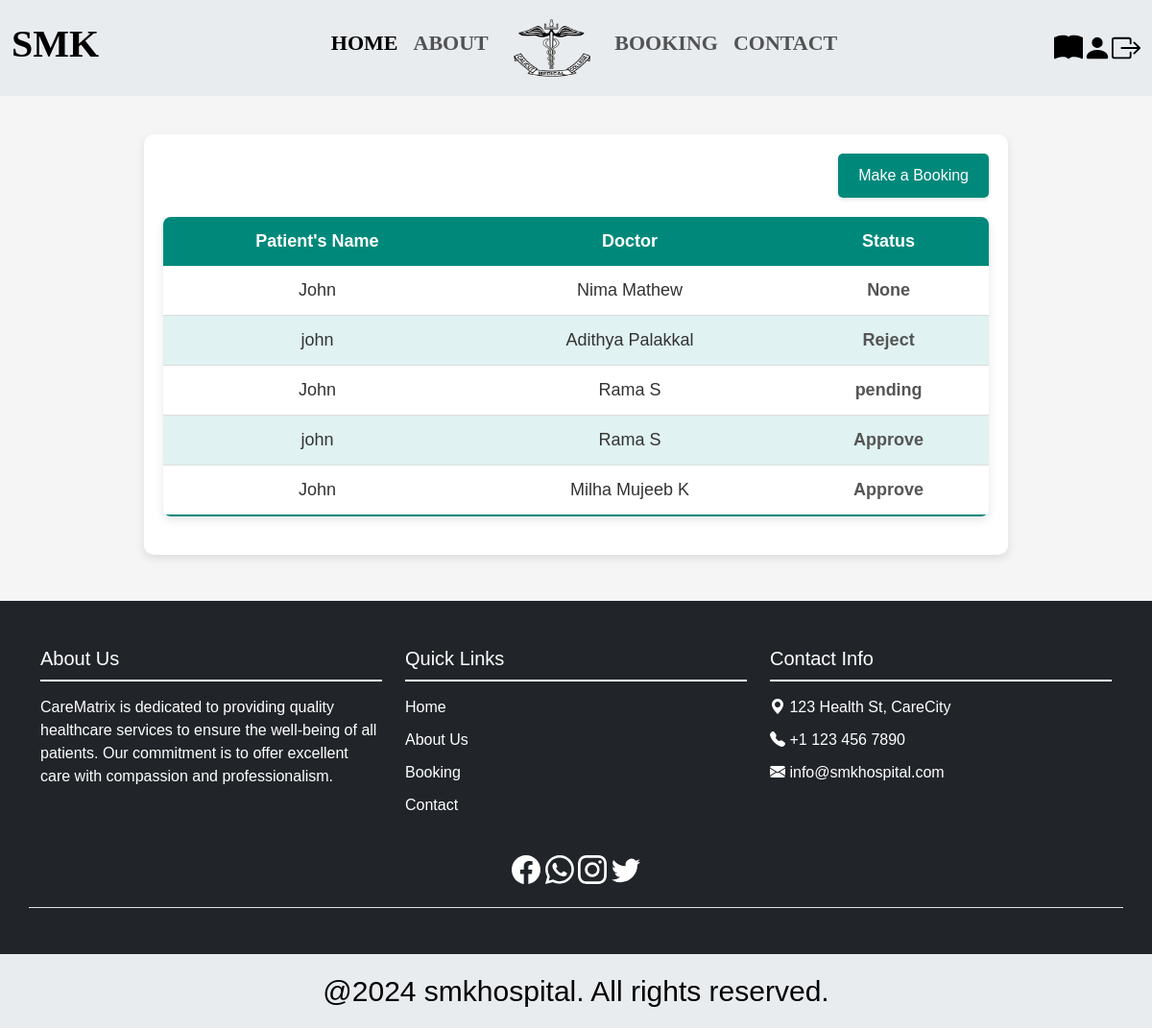
Before: /view_payment (signed in) with the older database file.
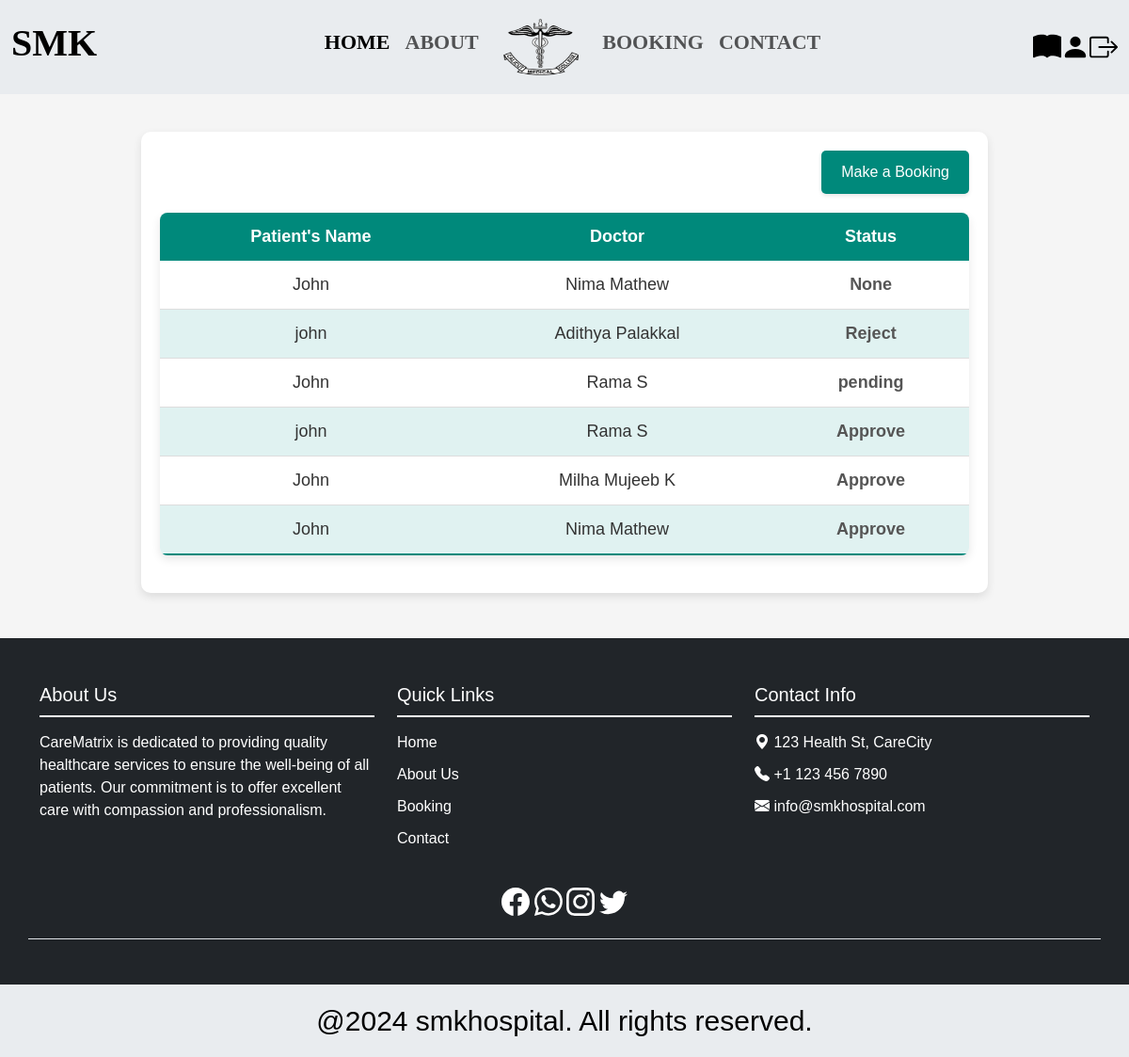
After: the same page with the newer database file.
### app/models.py (models this page shows, shortened)
class Booking(models.Model):
    user=models.ForeignKey(CustomUser, on_delete=models.CASCADE)
    p_name = models.CharField(max_length=200)
    p_phone=models.CharField(max_length=10)
    p_email=models.EmailField()
    name=models.ForeignKey(Doctors, on_delete=models.CASCADE)
    booking_date=models.DateField()
    booked_on=models.DateField(auto_now=True)
    STATUS_CHOICES = [
         ('Pending','Pending'),
         ('Approve','Approve'),
         ('Reject','Reject')
    ]
    status = models.CharField(null=True,blank=True,max_length=100,choices=STATUS_CHOICES,default='pending')

class Doctors(models.Model):
    doc = models.ForeignKey(CustomUser,on_delete=models.CASCADE)
    name=models.CharField(max_length=100)
    speciality=models.CharField(max_length=100)
    department=models.CharField(max_length=100)
    image=models.FileField(null=True, blank=True)

### app/views.py (the view)
# urls.py: path('view_payment',views.view_payment,name='view_payment'),
def view_payment(request):
    data = CustomUser.objects.get(id=request.user.id)
    book = Booking.objects.filter(user=data.id)
    return render(request,'users/view_payment.html',{'data':book})

### template/users/view_payment.html (shortened to what this page needs)
{% extends 'users/base.html' %}
{% block content %}
<div class="view-data-container">
    <div class="header">
        <a href="{% url 'booking' %}" class="btn">Make a Booking</a>
    </div>
    {% if data %}
        <table class="styled-table">
            <thead>
                <tr>
                    <th>Patient's Name</th>
                    <th>Doctor</th>
                    <th>Status</th>
                </tr>
            </thead>
            <tbody>
                {% for i in data %}
                <tr>
                    <td>{{ i.p_name }}</td>
                    <td>{{ i.name.name }}</td>
                    <td class="status">{{ i.status }}</td>
                </tr>
                {% endfor %}
            </tbody>
        </table>
    {% else %}
        <p class="no-data-message">There are no current bookings.</p>
    {% endif %}
</div>
{% endblock %}

### template/users/base.html (shortened to what this page needs)
{% load static %}
<!DOCTYPE html>
<html lang="en">
<head>
    <link href="https://cdn.jsdelivr.net/npm/bootstrap@5.3.3/dist/css/bootstrap.min.css" rel="stylesheet">
</head>
<body>
  <nav class="navbar navbar-expand-lg custom-navbar bg-body-secondary">
    <div class="container-fluid">
        <h1 class="navbar-brand">SMK</h1>
        <div class="collapse navbar-collapse" id="navbarNav">
            <ul class="navbar-nav mx-auto justify-content-center">
                <li class="nav-item">
                    <a class="nav-link active" aria-current="page" href="{% url 'home' %}">HOME</a>
                </li>
                <li class="nav-item">
                    <a class="nav-link" href="{% url 'about' %}">ABOUT</a>
                </li>&nbsp;&nbsp;&nbsp;&nbsp;
                <li class="nav-item">
                  <img src="{% static 'images/college-logo.png' %}" alt="" width="80" height="60">
                </li>&nbsp;&nbsp;&nbsp;&nbsp;
                <li class="nav-item">
                    <a class="nav-link" href="{% url 'view_payment' %}">BOOKING</a>
                </li>
                <li class="nav-item">
                    <a class="nav-link" href="{% url 'contact' %}">CONTACT</a>
                </li>
            </ul>
        </div>
        <a href="{% url 'prescription' %}">
        </a>
        <a href="{% url 'profile' %}">
            <svg xmlns="http://www.w3.org/2000/svg" width="30" height="30" fill="dark" class="bi bi-person-fill" viewBox="0 0 16 16">
                <path d="M3 14s-1 0-1-1 1-4 6-4 6 3 6 4-1 1-1 1zm5-6a3 3 0 1 0 0-6 3 3 0 0 0 0 6"/>
            </svg>
        </a>
        <a href="{% url 'logout' %}">
        </a>
    </div>
</nav>
      {% block content %}{% endblock %}
      <footer class="bg-dark text-white mt-5">
        <div class="container py-5">
          <div class="row">
            <div class="col-md-4">
              <h5>About Us</h5>
              <p>CareMatrix is dedicated to providing quality healthcare services to ensure the well-being of all patients. Our commitment is to offer excellent care with compassion and professionalism.</p>
            </div>
            <div class="col-md-4">
              <h5>Quick Links</h5>
              <ul class="list-unstyled">
                <li><a href="{% url 'home' %}" class="text-decoration-none text-white">Home</a></li>
                <li><a href="{% url 'about' %}" class="text-decoration-none text-white">About Us</a></li>
                <li><a href="{% url 'booking' %}" class="text-decoration-none text-white">Booking</a></li>
                <li><a href="{% url 'contact' %}" class="text-decoration-none text-white">Contact</a></li>
              </ul>
            </div>
            <div class="col-md-4">
              <h5>Contact Info</h5>
              <ul class="list-unstyled">
                <li><i class="bi bi-geo-alt-fill"></i> 123 Health St, CareCity</li>
                <li><i class="bi bi-telephone-fill"></i> +1 123 456 7890</li>
                <li><i class="bi bi-envelope-fill"></i> info@smkhospital.com</li>
              </ul>
            </div>
            <section class="d-flex justify-content-center p-4 border-bottom">
              <div>
                <a href=""></a>
                <a href=""></a>
                <a href=""></a>
                <a href=""></a>
              </div>
            </section>
          </div>
        </div>
        <div class="bg-secondary text-center py-3 bg-body-secondary">
          <p class="mb-0"> @2024 smkhospital. All rights reserved.</p>
        </div>
      </footer>
      <link href="https://cdn.jsdelivr.net/npm/bootstrap-icons/font/bootstrap-icons.css" rel="stylesheet">
</body>
</html>

### template/users/base.html (style rules this page uses)
footer { position: relative; bottom: 0; width: 100%; }
footer h5 { border-bottom: 2px solid #ffffff; padding-bottom: 10px; margin-bottom: 15px; }
footer ul { padding-left: 0; }
footer li { list-style-type: none; margin-bottom: 10px; }
.mb-0 { color: black; font-size: 30px; }
.navbar { position: sticky; top: 0; overflow: hidden; z-index: 1; height: 100px; }
.nav-item { font-size: 22px; font-family:'Times New Roman', Times, serif; font-weight: bold; }
.navbar-brand { font-size: 40px; font-family:Cambria, Cochin, Georgia, Times, 'Times New Roman', serif; font-weight: bold; }

### template/users/view_payment.html (style rules this page uses)
body { font-family: 'Arial', sans-serif; background-color: #f5f5f5; color: #333; margin: 0; padding: 0; }
.view-data-container { max-width: 900px; margin: 40px auto; padding: 20px; background-color: #ffffff; border-radius: 10px; box-shadow: 0 4px 10px rgba(0, 0, 0, 0.1); }
.header { display: flex; justify-content: flex-end; margin-bottom: 20px; }
.btn { background-color: #00897b; color: #fff; padding: 10px 20px; text-decoration: none; font-size: 16px; border-radius: 5px; box-shadow: 0 2px 4px rgba(0, 0, 0, 0.1); transition: background-color 0.3s, box-shadow 0.3s; }
.styled-table { width: 100%; border-collapse: collapse; margin: 20px 0; font-size: 18px; border-radius: 8px; overflow: hidden; box-shadow: 0 4px 10px rgba(0, 0, 0, 0.1); }
.styled-table thead tr { background-color: #00897b; color: #ffffff; text-align: left; font-weight: bold; }
.styled-table th, .styled-table td { padding: 12px 15px; text-align: center; }
.styled-table tbody tr { border-bottom: 1px solid #dddddd; }
.styled-table tbody tr:nth-of-type(even) { background-color: #e0f2f1; }
.styled-table tbody tr:last-of-type { border-bottom: 2px solid #00897b; }
.status { font-weight: bold; color: #555; }

Changed rows visible on the page:
added Booking: p_name "John", name.name "Nima Mathew", status "Approve"
